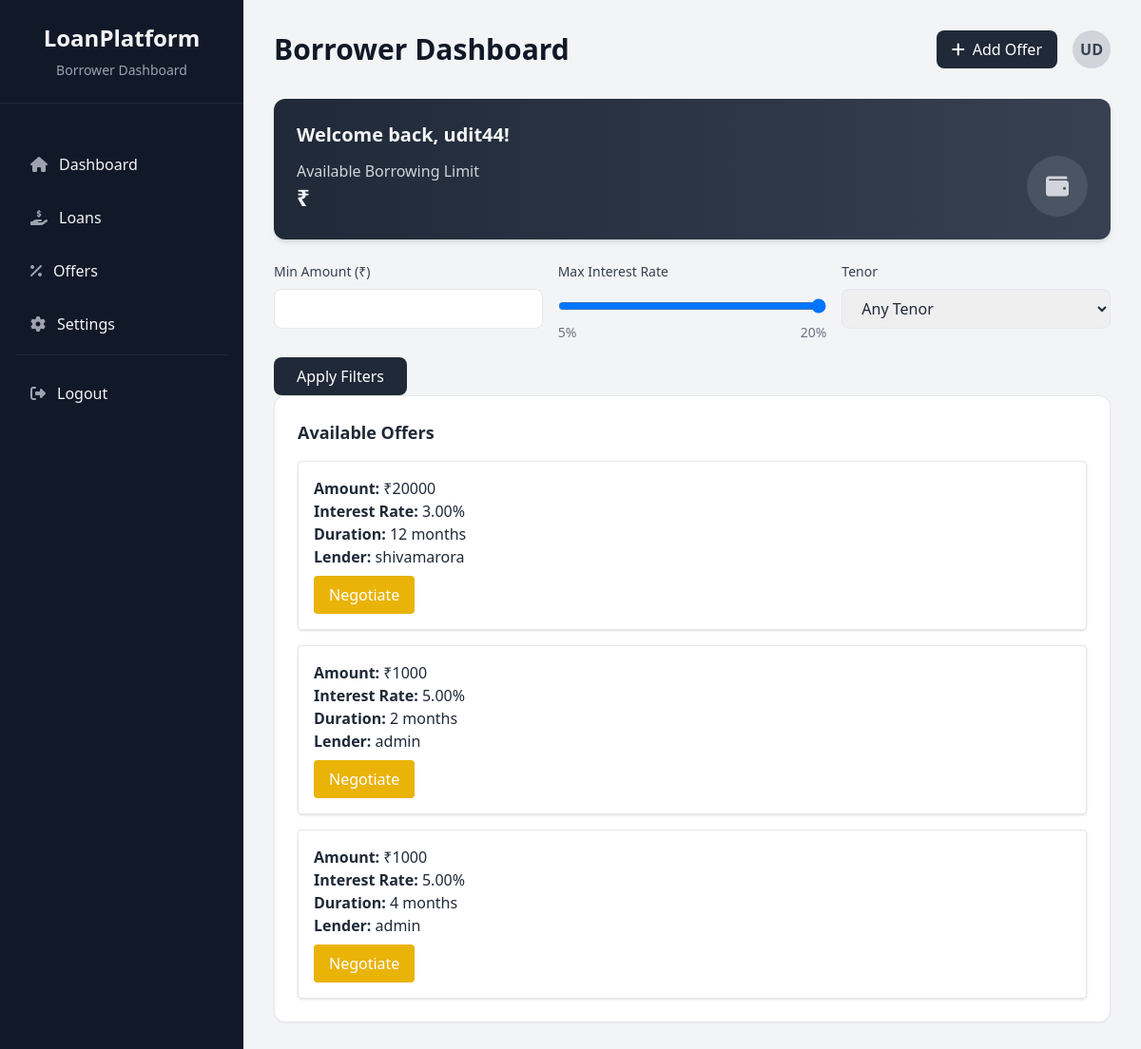
Page /borrower_dashboard/ (signed in) on the committed database.
### loans/models.py (models this page shows, shortened)
class LoanOffer(models.Model):
    lender = models.ForeignKey(User, on_delete=models.CASCADE)
    amount = models.PositiveIntegerField()
    interest_rate = models.DecimalField(max_digits=5, decimal_places=2)
    duration_months = models.PositiveIntegerField()
    borrower = models.CharField(max_length=100, blank=True, null=True)
    created_at = models.DateTimeField(auto_now_add=True)

### loans/views.py (the view)
    @login_required
    def _wrapped_view(request, *args, **kwargs):
        if not check_account_verification(request.user):
            messages.warning(request, "Please complete your profile AND verify your bank account to access this page.")
            return redirect('verify_bank_account')  # Or your preferred redirect
        return view_func(request, *args, **kwargs)

### loans/views.py (called while the page is built)
def check_account_verification(user):
    try:
        profile = user.userprofile
    except UserProfile.DoesNotExist:
        return False
    profile_complete = all([
        bool(profile.gender),
        bool(profile.married),
        bool(profile.education),
        bool(profile.self_employed),
        profile.income is not None,
        bool(profile.phone_number),
        bool(profile.name),
        profile.pan == 'Yes',
    ])
    return profile_complete and profile.acc_num == 'Yes'

def account_verified(view_func):
    @login_required
    def _wrapped_view(request, *args, **kwargs):
        if not check_account_verification(request.user):
            messages.warning(request, "Please complete your profile AND verify your bank account to access this page.")
            return redirect('verify_bank_account')  # Or your preferred redirect
        return view_func(request, *args, **kwargs)
    return _wrapped_view

### templates/borrower_dashboard.html (shortened to what this page needs)
<!DOCTYPE html>
<html lang="en">
<head>
    <script src="https://cdn.tailwindcss.com"></script>
    <link href="https://cdnjs.cloudflare.com/ajax/libs/font-awesome/6.4.0/css/all.min.css" rel="stylesheet">
</head>
<body class="bg-gray-100 text-gray-800">
    <div class="flex">
        <div class="w-64 bg-gray-900 text-gray-100 h-screen fixed">
            <div class="text-center py-6 px-4 border-b border-gray-800">
                <h1 class="text-2xl font-bold">LoanPlatform</h1>
                <p class="mt-2 text-sm text-gray-400">Borrower Dashboard</p>
            </div>
            <ul class="space-y-2 mt-6 p-4">
                <li>
                    <a href="#" class="flex items-center px-4 py-3 rounded-lg hover:bg-gray-800 transition-colors">
                        <i class="fas fa-home mr-3 text-gray-400"></i> Dashboard
                    </a>
                </li>
                <li>
                    <a href="" class="flex items-center px-4 py-3 rounded-lg hover:bg-gray-800 transition-colors">
                        <i class="fas fa-hand-holding-usd mr-3 text-gray-400"></i> Loans
                    </a>
                </li>
                <li>
                    <a href="/negotiation_offer_made" class="flex items-center px-4 py-3 rounded-lg hover:bg-gray-800 transition-colors">
                        <i class="fas fa-percentage mr-3 text-gray-400"></i> Offers
                    </a>
                </li>
                <li>
                    <a href="#" class="flex items-center px-4 py-3 rounded-lg hover:bg-gray-800 transition-colors">
                        <i class="fas fa-cog mr-3 text-gray-400"></i> Settings
                    </a>
                </li>
                <li class="mt-8 border-t border-gray-800 pt-4">
                    <a href="#" class="flex items-center px-4 py-3 rounded-lg hover:bg-gray-800 transition-colors">
                        <i class="fas fa-sign-out-alt mr-3 text-gray-400"></i> Logout
                    </a>
                </li>
            </ul>
        </div>
        <div class="flex-1 p-8 ml-64">
            <div class="max-w-7xl mx-auto">
                <div class="flex items-center justify-between mb-8">
                    <h1 class="text-3xl font-bold text-gray-900">Borrower Dashboard</h1>
                    <div class="flex items-center space-x-4">
                        <button id="addOfferBtn" class="bg-gray-800 hover:bg-gray-900 text-white px-4 py-2 rounded-lg transition-colors flex items-center">
                            <i class="fas fa-plus mr-2"></i> Add Offer
                        </button>
                        <div class="w-10 h-10 bg-gray-300 rounded-full flex items-center justify-center text-gray-700 font-semibold">
                            {{ user.first_name|default:user.username|slice:":2"|upper }}
                        </div>
                    </div>
                </div>
                <div class="bg-gradient-to-r from-gray-800 to-gray-700 text-gray-100 rounded-xl p-6 mb-6 shadow-md">
                    <h2 class="text-xl font-semibold mb-2">Welcome back, {{ user.first_name|default:user.username }}!</h2>
                    <div class="flex items-center justify-between">
                        <div>
                            <p class="text-gray-300">Available Borrowing Limit</p>
                            <p class="text-2xl font-bold">₹{{ threshold_value }}</p>
                        </div>
                        <div class="w-16 h-16 bg-white/10 rounded-full flex items-center justify-center">
                            <i class="fas fa-wallet text-2xl text-gray-300"></i>
                        </div>
                    </div>
                </div>
                <form method="get">
                    <div class="grid grid-cols-1 md:grid-cols-3 gap-4">
                        <div>
                            <label for="minAmount" class="block text-sm font-medium text-gray-700 mb-2">Min Amount (₹)</label>
                            <input type="number" id="minAmount" name="minAmount" value="{{ request.GET.minAmount }}" class="w-full px-4 py-2 border rounded-lg">
                        </div>
                        <div>
                            <label for="maxInterest" class="block text-sm font-medium text-gray-700 mb-2">Max Interest Rate</label>
                            <div class="relative pt-2">
                                <input type="range" id="maxInterest" name="maxInterest" min="5" max="20" value="{{ request.GET.maxInterest|default:20 }}" class="w-full">
                                <div class="flex justify-between text-sm text-gray-500 mt-1">
                                    <span>5%</span>
                                    <span id="interestDisplay">{{ request.GET.maxInterest|default:"20" }}%</span>
                                </div>
                            </div>
                        </div>
                        <div>
                            <label for="tenor" class="block text-sm font-medium text-gray-700 mb-2">Tenor</label>
                            <select id="tenor" name="tenor" class="w-full px-4 py-2 border rounded-lg">
                                <option value="">Any Tenor</option>
                            </select>
                        </div>
                    </div>
                    <button type="submit" class="mt-4 bg-gray-800 text-white px-6 py-2 rounded-lg">
                        Apply Filters
                    </button>
                </form>
                <div class="grid grid-cols-1 gap-6">
                    <div class="bg-white rounded-xl shadow-sm p-6 border border-gray-200">
                        <h2 class="text-lg font-semibold text-gray-800 mb-4">Available Offers</h2>
                        <div id="offers" class="space-y-4">
                            {% if offers %}
                                {% for offer in offers %}
                                    <div class="border p-4 rounded shadow">
                                        <p><strong>Amount:</strong> ₹{{ offer.amount }}</p>
                                        <p><strong>Interest Rate:</strong> {{ offer.interest_rate }}%</p>
                                        <p><strong>Duration:</strong> {{ offer.duration_months }} months</p>
                                        <p><strong>Lender:</strong> {{ offer.lender.username }}</p>
                                        <button class="bg-yellow-500 hover:bg-yellow-600 text-white px-4 py-2 mt-2 rounded"
                                            onclick="openNegotiationModal({{ offer.id }}, '{{ offer.amount }}', '{{ offer.interest_rate }}', '{{ offer.duration_months }}')">
                                            Negotiate
                                        </button>
                                    </div>
                                {% endfor %}
                            {% else %}
                                <p class="text-gray-500">No matching offers found.</p>
                            {% endif %}
                        </div>
                    </div>
                </div>
            </div>
        </div>
    </div>
</body>
</html>

### rows in the picture
LoanOffer: amount "20000", interest_rate "3.00", duration_months "12", lender.username "shivamarora"
LoanOffer: amount "1000", interest_rate "5.00", duration_months "2", lender.username "admin"
LoanOffer: amount "1000", interest_rate "5.00", duration_months "4", lender.username "admin"

### other values in the picture
{{ user.first_name|default:user.username|slice:":2"|upper }} "UD"
{{ user.first_name|default:user.username }} "udit44"
{{ request.GET.maxInterest|default:"20" }} "20"
